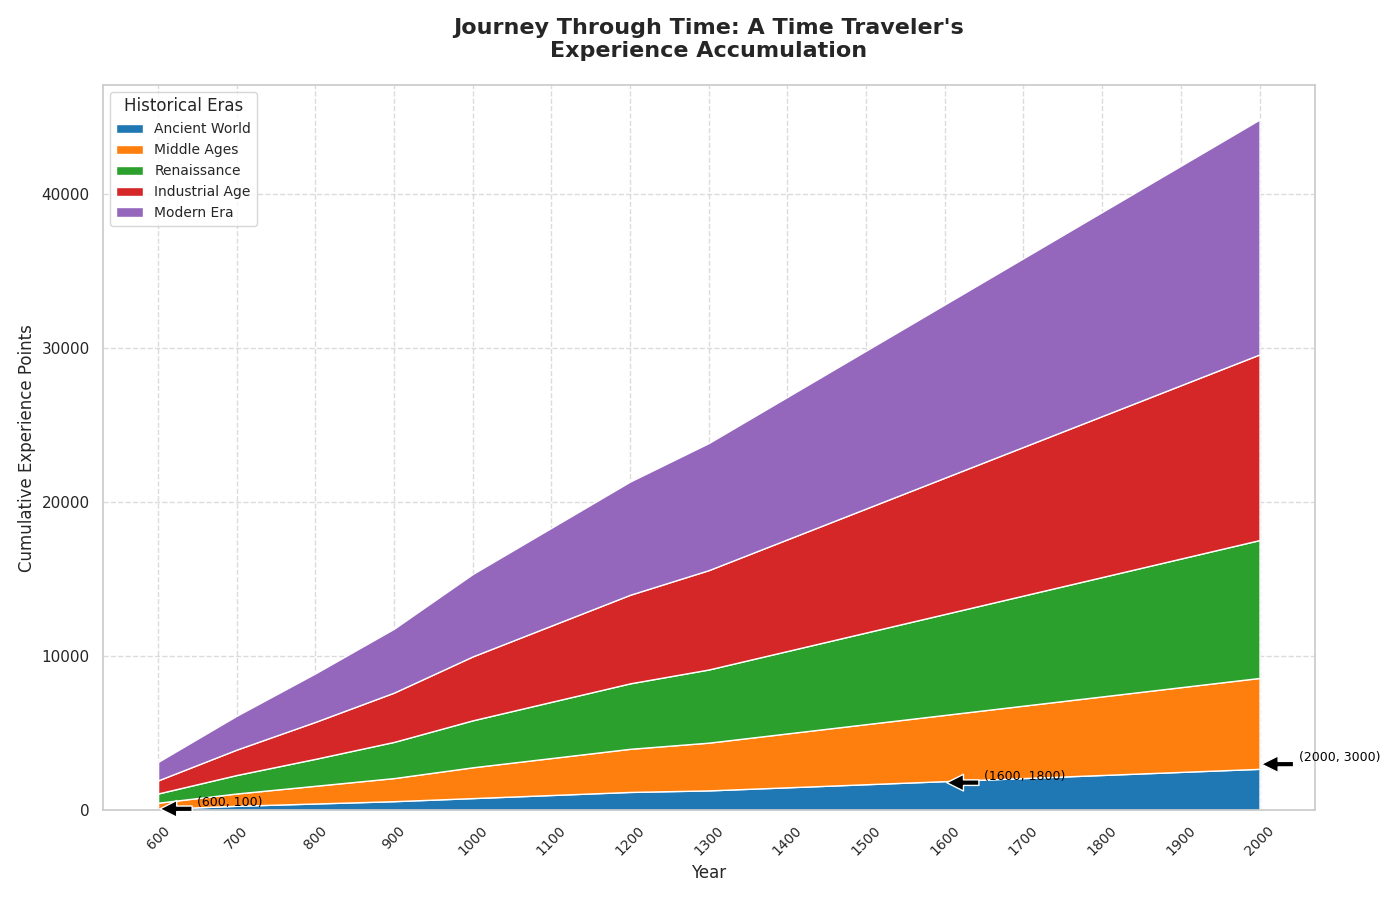

Write the Python code that produced this figure.
import matplotlib.pyplot as plt
import numpy as np

eras = ['Ancient World', 'Middle Ages', 'Renaissance', 'Industrial Age', 'Modern Era']
years = np.arange(600, 2100, 100)

experience_points = np.array([
    [100, 300, 450, 600, 800, 1000, 1200, 1300, 1500, 1700, 1900, 2100, 2300, 2500, 2700],
    [300, 500, 700, 900, 1200, 1400, 1600, 1800, 2000, 2200, 2400, 2600, 2800, 3000, 3200],
    [200, 400, 600, 850, 1050, 1250, 1450, 1650, 1850, 2050, 2250, 2450, 2650, 2850, 3050],
    [250, 450, 650, 850, 1100, 1300, 1500, 1700, 1900, 2100, 2300, 2500, 2700, 2900, 3100],
    [350, 550, 750, 950, 1200, 1400, 1600, 1800, 2000, 2200, 2400, 2600, 2800, 3000, 3200],
])

cumulative_points = np.cumsum(experience_points, axis=0)

plt.figure(figsize=(14, 9))
plt.stackplot(years, cumulative_points, labels=eras, colors=['#1f77b4', '#ff7f0e', '#2ca02c', '#d62728', '#9467bd'])

plt.title("Journey Through Time: A Time Traveler's\nExperience Accumulation", fontsize=16, fontweight='bold', pad=20)
plt.xlabel("Year", fontsize=12)
plt.ylabel("Cumulative Experience Points", fontsize=12)
plt.legend(loc='upper left', title="Historical Eras", fontsize=10)
plt.grid(linestyle='--', alpha=0.7)

significant_points = [(600, 100), (1600, 1800), (2000, 3000)]
for year, value in significant_points:
    plt.annotate(f'({year}, {value})', xy=(year, value), xytext=(year+50, value+200),
                 arrowprops=dict(facecolor='black', shrink=0.05), fontsize=9, color='black')

plt.xticks(years, rotation=45, fontsize=10)
plt.tight_layout()
plt.show()
